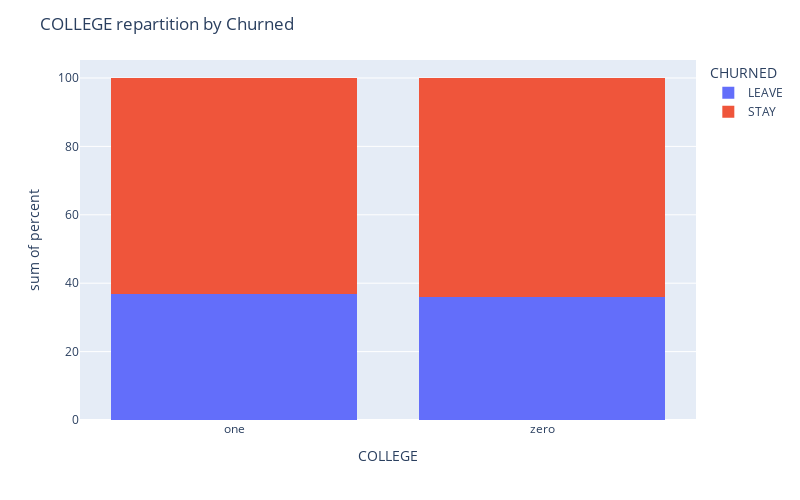
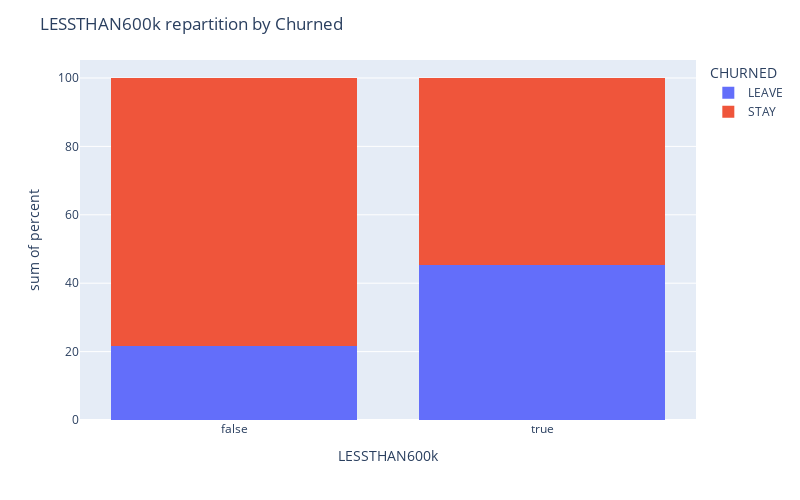
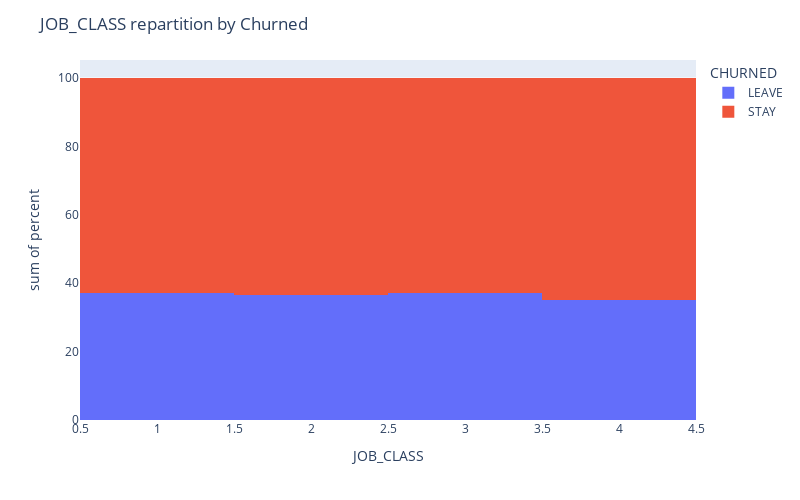
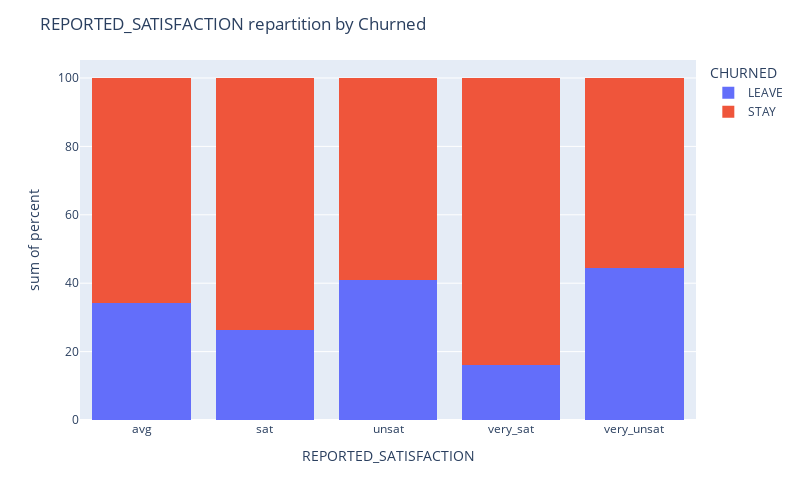

Source (notebook cell) for these figures, in order:
### Markdown cell above
# 2-) Visualization and preprocessing

## 2-1) Visualization

### Code cell
# catgoricals variables
categoricals_variables = [element for element in all_categorical_variables if element != "CHURNED"]

data_train["JOB_CLASS"] = data_train["JOB_CLASS"].astype("category")
for var in categoricals_variables :
        counts = data_train.groupby([var, 'CHURNED']).size().reset_index(name='count')
        total_per_college = counts.groupby(var)['count'].transform('sum')
        counts['percent'] = round(counts['count'] / total_per_college * 100, ndigits= 2)

        fig = px.histogram(counts,
                                x =  var,
                                y = "percent",
                                color = "CHURNED",
                                barmode= 'stack')

        fig.update_layout(title = f"{var} repartition by Churned",
                        #    template = "plotly_white",
                        width = 800,
                        height = 500
                        )
        fig.show()

### Figure 1 — Plotly figure (JSON) as saved in the notebook; plotly's stock layout.template omitted (floating-point values rounded to 4 significant figures)
{"data": [{"bingroup": "x", "histfunc": "sum", "hovertemplate": "CHURNED=LEAVE<br>COLLEGE=%{x}<br>sum of percent=%{y}<extra></extra>", "legendgroup": "LEAVE", "marker": {"color": "#636efa", "pattern": {"shape": ""}}, "name": "LEAVE", "orientation": "v", "showlegend": true, "type": "histogram", "x": ["one", "zero"], "xaxis": "x", "y": [36.87, 36.06], "yaxis": "y"}, {"bingroup": "x", "histfunc": "sum", "hovertemplate": "CHURNED=STAY<br>COLLEGE=%{x}<br>sum of percent=%{y}<extra></extra>", "legendgroup": "STAY", "marker": {"color": "#EF553B", "pattern": {"shape": ""}}, "name": "STAY", "orientation": "v", "showlegend": true, "type": "histogram", "x": ["one", "zero"], "xaxis": "x", "y": [63.13, 63.94], "yaxis": "y"}], "layout": {"barmode": "stack", "height": 500, "legend": {"title": {"text": "CHURNED"}, "tracegroupgap": 0}, "margin": {"t": 60}, "title": {"text": "COLLEGE repartition by Churned"}, "width": 800, "xaxis": {"anchor": "y", "domain": [0, 1], "title": {"text": "COLLEGE"}}, "yaxis": {"anchor": "x", "domain": [0, 1], "title": {"text": "sum of percent"}}}}

### Figure 2 — Plotly figure (JSON) as saved in the notebook; plotly's stock layout.template omitted (floating-point values rounded to 4 significant figures)
{"data": [{"bingroup": "x", "histfunc": "sum", "hovertemplate": "CHURNED=LEAVE<br>LESSTHAN600k=%{x}<br>sum of percent=%{y}<extra></extra>", "legendgroup": "LEAVE", "marker": {"color": "#636efa", "pattern": {"shape": ""}}, "name": "LEAVE", "orientation": "v", "showlegend": true, "type": "histogram", "x": [false, true], "xaxis": "x", "y": [21.63, 45.26], "yaxis": "y"}, {"bingroup": "x", "histfunc": "sum", "hovertemplate": "CHURNED=STAY<br>LESSTHAN600k=%{x}<br>sum of percent=%{y}<extra></extra>", "legendgroup": "STAY", "marker": {"color": "#EF553B", "pattern": {"shape": ""}}, "name": "STAY", "orientation": "v", "showlegend": true, "type": "histogram", "x": [false, true], "xaxis": "x", "y": [78.37, 54.74], "yaxis": "y"}], "layout": {"barmode": "stack", "height": 500, "legend": {"title": {"text": "CHURNED"}, "tracegroupgap": 0}, "margin": {"t": 60}, "title": {"text": "LESSTHAN600k repartition by Churned"}, "width": 800, "xaxis": {"anchor": "y", "domain": [0, 1], "title": {"text": "LESSTHAN600k"}}, "yaxis": {"anchor": "x", "domain": [0, 1], "title": {"text": "sum of percent"}}}}

### Figure 3 — Plotly figure (JSON) as saved in the notebook; plotly's stock layout.template omitted (floating-point values rounded to 4 significant figures)
{"data": [{"bingroup": "x", "histfunc": "sum", "hovertemplate": "CHURNED=LEAVE<br>JOB_CLASS=%{x}<br>sum of percent=%{y}<extra></extra>", "legendgroup": "LEAVE", "marker": {"color": "#636efa", "pattern": {"shape": ""}}, "name": "LEAVE", "orientation": "v", "showlegend": true, "type": "histogram", "x": [1, 2, 3, 4], "xaxis": "x", "y": [36.99, 36.55, 37.24, 35.11], "yaxis": "y"}, {"bingroup": "x", "histfunc": "sum", "hovertemplate": "CHURNED=STAY<br>JOB_CLASS=%{x}<br>sum of percent=%{y}<extra></extra>", "legendgroup": "STAY", "marker": {"color": "#EF553B", "pattern": {"shape": ""}}, "name": "STAY", "orientation": "v", "showlegend": true, "type": "histogram", "x": [1, 2, 3, 4], "xaxis": "x", "y": [63.01, 63.45, 62.76, 64.89], "yaxis": "y"}], "layout": {"barmode": "stack", "height": 500, "legend": {"title": {"text": "CHURNED"}, "tracegroupgap": 0}, "margin": {"t": 60}, "title": {"text": "JOB_CLASS repartition by Churned"}, "width": 800, "xaxis": {"anchor": "y", "domain": [0, 1], "title": {"text": "JOB_CLASS"}}, "yaxis": {"anchor": "x", "domain": [0, 1], "title": {"text": "sum of percent"}}}}

### Figure 4 — Plotly figure (JSON) as saved in the notebook; plotly's stock layout.template omitted (floating-point values rounded to 4 significant figures)
{"data": [{"bingroup": "x", "histfunc": "sum", "hovertemplate": "CHURNED=LEAVE<br>REPORTED_SATISFACTION=%{x}<br>sum of percent=%{y}<extra></extra>", "legendgroup": "LEAVE", "marker": {"color": "#636efa", "pattern": {"shape": ""}}, "name": "LEAVE", "orientation": "v", "showlegend": true, "type": "histogram", "x": ["avg", "sat", "unsat", "very_sat", "very_unsat"], "xaxis": "x", "y": [34.32, 26.19, 41.05, 16.17, 44.54], "yaxis": "y"}, {"bingroup": "x", "histfunc": "sum", "hovertemplate": "CHURNED=STAY<br>REPORTED_SATISFACTION=%{x}<br>sum of percent=%{y}<extra></extra>", "legendgroup": "STAY", "marker": {"color": "#EF553B", "pattern": {"shape": ""}}, "name": "STAY", "orientation": "v", "showlegend": true, "type": "histogram", "x": ["avg", "sat", "unsat", "very_sat", "very_unsat"], "xaxis": "x", "y": [65.68, 73.81, 58.95, 83.83, 55.46], "yaxis": "y"}], "layout": {"barmode": "stack", "height": 500, "legend": {"title": {"text": "CHURNED"}, "tracegroupgap": 0}, "margin": {"t": 60}, "title": {"text": "REPORTED_SATISFACTION repartition by Churned"}, "width": 800, "xaxis": {"anchor": "y", "domain": [0, 1], "title": {"text": "REPORTED_SATISFACTION"}}, "yaxis": {"anchor": "x", "domain": [0, 1], "title": {"text": "sum of percent"}}}}
